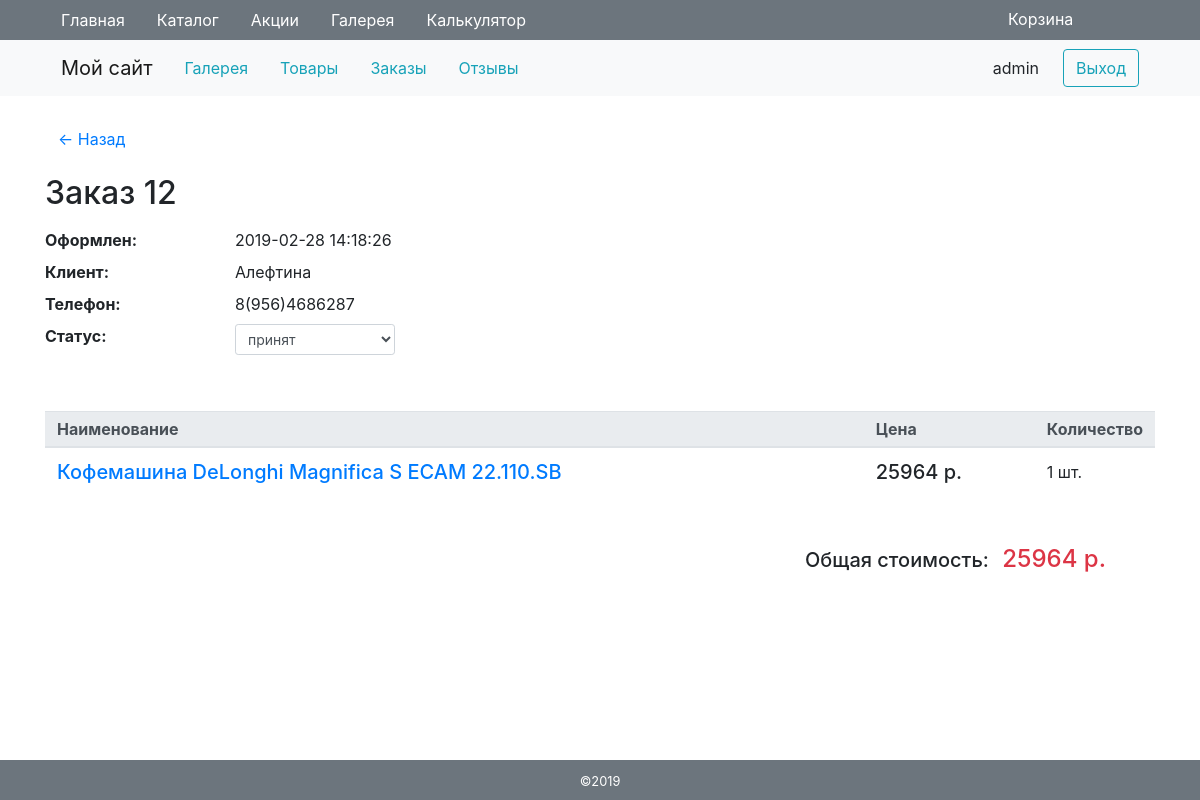
Page /order/12 (signed in) on the committed database.
### tables this page shows
CREATE TABLE `order` (
  `id` int(11) NOT NULL,
  `session` varchar(45) NOT NULL,
  `user_name` varchar(128) NOT NULL,
  `phone` varchar(32) NOT NULL,
  `date` datetime NOT NULL,
  `status` int(11) NOT NULL DEFAULT '1'
);

CREATE TABLE `order_status` (
  `id` int(11) NOT NULL,
  `status` varchar(128) NOT NULL
);

CREATE TABLE `order_goods` (
  `id` int(11) NOT NULL,
  `session` varchar(255) NOT NULL,
  `good_id` int(11) NOT NULL,
  `quantity` int(11) NOT NULL,
  `discount` tinyint(4) NOT NULL
);

CREATE TABLE `goods` (
  `id` int(11) NOT NULL,
  `name` varchar(255) NOT NULL,
  `description` text,
  `image` varchar(128) DEFAULT NULL,
  `price` decimal(10,2) NOT NULL,
  `discount` tinyint(4) NOT NULL,
  `sale` bit(1) NOT NULL
);

### engine/db.php (called while the page is built, shortened)
<?php
function getDb() {
    static $db = null;
    if (is_null($db)) {
        $db = @mysqli_connect(HOST, USER, PASS, DB) or die('Error: ' . mysqli_connect_error());
    }
    return $db;
}
function getAssocResult($sql) {
    $db = getDb();
    $result = @mysqli_query($db, $sql) or die(mysqli_error($db));
    $array_result = [];
    while ($row = mysqli_fetch_assoc($result))
        $array_result[] = $row;
    return $array_result;
}

### engine/moduleOrders.php (called while the page is built, shortened)
<?php
function getOrderData($id) {
    $id = (int)$id;
    $sql = "SELECT * FROM `order` WHERE `id`={$id}";
    return takeFirstItem(getAssocResult($sql));
}
function getOrderBasket($id) {
    $session = getOrderData($id)['session'];
    return getBasket($session);
}
function getOrderTotalAmount($id) {
    $session = getOrderData($id)['session'];
    return getTotalAmount($session);
}
function getListOrderStatus() {
    $sql = "SELECT * FROM order_status";
    return getAssocResult($sql);
}

### engine/moduleBacket.php (called while the page is built, shortened)
<?php
function getBasket($id_session = '') {
    $session = empty($id_session) ? session_id() : $id_session;
    $sql = "SELECT order_goods.id, name, price-price/100*order_goods.discount as current_price, quantity, goods.id as good_id FROM order_goods
            INNER JOIN goods ON order_goods.good_id = goods.id
            WHERE `session` = '{$session}'";
    return getAssocResult($sql);
}
function getTotalAmount($id_session = '') {
    $session = empty($id_session) ? session_id() : $id_session;
    $sql = "SELECT SUM(quantity * (price-price/100*order_goods.discount)) as summ FROM order_goods
            INNER JOIN goods ON order_goods.good_id = goods.id
            WHERE `session` = '{$session}'";
    return takeFirstItem(getAssocResult($sql));
}

### templates/order.php (the view)
<a href="/orders/" class="btn btn-link">&larr; Назад</a>
<h2 class="my-3">Заказ <?=$order['id'];?></h2>
<dl class="row">
    <dt class="col-2">Оформлен:</dt>
    <dd class="col-10"><?=$order['date'];?></dd>
    <dt class="col-2">Клиент:</dt>
    <dd class="col-10"><?=$order['user_name'];?></dd>
    <dt class="col-2">Телефон:</dt>
    <dd class="col-10"><?=$order['phone'];?></dd>
    <dt class="col-2">Статус:</dt>
    <dd class="col-2">
        <select id="status" data-id="<?=$order['id'];?>" class="form-control form-control-sm">
            <? foreach($statuses as $item): ?>
            <option <?=$item['id']==$order['status']?'selected':'';?> value="<?=$item['id'];?>">
                <?=$item['status'];?>
            </option>
            <? endforeach; ?>
        </select>
    </dd>
</dl>
<table class="table my-5">
    <thead class="thead-light table-sm">
        <tr>
            <th>Наименование</th>
            <th>Цена</th>
            <th>Количество</th>
        </tr>
    </thead>
    <tbody>
        <? foreach($basket as $good): ?>
        <tr>
            <td>
                <a href="/tovar/<?=$good['good_id'];?>" class="h5"><?=$good['name'];?></a>
            </td>
            <td>
                <span class="h5"><?=round($good['current_price']);?> р.</span>
            </td>
            <td style="width: 60px">
                <?=$good['quantity'];?> шт.
            </td>
        </tr>
        <? endforeach; ?>
    </tbody>
</table>
<div class="row justify-content-end">
    <div class="col-4">
        <p class="h5">
            Общая стоимость:
            <span class="h4 text-danger ml-2">
                <span id="total"><?=round($total['summ']);?></span> р.
            </span>
        </p>
    </div>
</div>

### public/css/main.css (style rules this page uses)
.sort a.disabled, a { text-decoration: none !important; }
.thead-light.table-sm th { padding-right: .75rem; padding-left: .75rem; }

### rows in the picture
order: id "12", date "2019-02-28 14:18:26", user_name "Алефтина", phone "8(956)4686287", status+id "принят"
order_goods: good.name "Кофемашина DeLonghi Magnifica S ECAM 22.110.SB", current_price "25964", quantity "1"

### other values in the picture
$item['name'] "Главная"
$item['name'] "Каталог"
$item['name'] "Акции"
$item['name'] "Галерея"
$item['name'] "Калькулятор"
$user "admin"
$total['summ'] "25964"
$year "2019"
